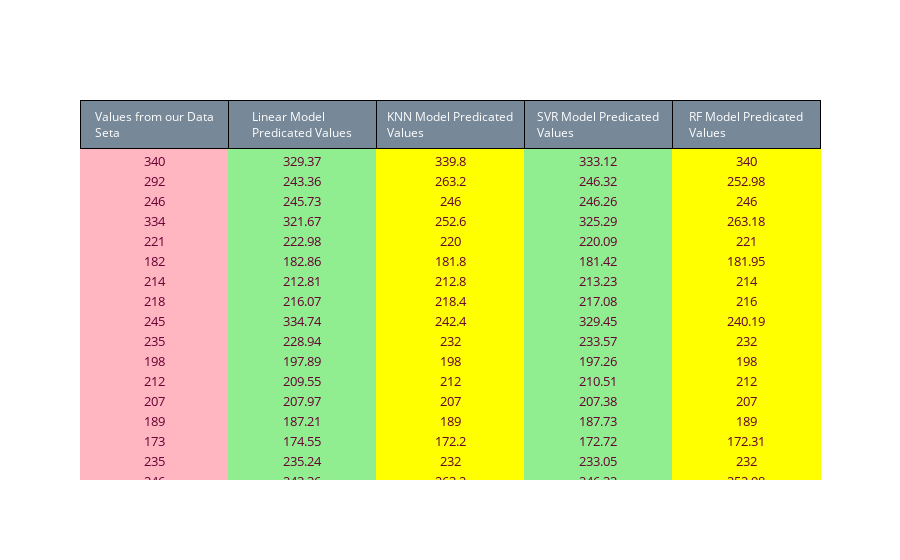

Source (notebook cell):
### Markdown cell above
Сводная таблица отличий предсказания всех моделей

### Code cell
import plotly.graph_objects as go
results = pd.concat([linear_regression_pred['Real_Value'],linear_regression_pred['Pred_Linear'], knn_pred['Pred_KNN'], svr_pred['Pred_SVR'], random_forest_pred['Pred_RF']], axis=1,sort=False)
colors = ['lightpink', 'lightgreen', 'yellow', 'lightgreen', 'yellow']
fig = go.Figure(data=[go.Table(header=dict(values=['Values from our Data Seta', 'Linear Model Predicated Values','KNN Model Predicated Values','SVR Model Predicated Values','RF Model Predicated Values'], line_color='blacK', fill_color='LightSlateGray', align='center',font=dict(color='white', size=12)),
cells=dict( values=[results['Real_Value'],results['Pred_Linear'], results['Pred_KNN'], results['Pred_SVR'], results['Pred_RF'],], line_color=colors, fill_color=colors, align='center', font=dict(color='#660033', size=13)))])
fig.show()

### Figure 1 — Plotly figure (JSON) as saved in the notebook; plotly's stock layout.template omitted (floating-point values rounded to 4 significant figures; data arrays with more than 128 entries replaced by an {"elided": "..."} marker saying what was removed)
{"data": [{"cells": {"align": "center", "fill": {"color": ["lightpink", "lightgreen", "yellow", "lightgreen", "yellow"]}, "font": {"color": "#660033", "size": 13}, "line": {"color": ["lightpink", "lightgreen", "yellow", "lightgreen", "yellow"]}, "values": {"elided": "5x200 float values"}}, "header": {"align": "center", "fill": {"color": "LightSlateGray"}, "font": {"color": "white", "size": 12}, "line": {"color": "blacK"}, "values": ["Values from our Data Seta", "Linear Model Predicated Values", "KNN Model Predicated Values", "SVR Model Predicated Values", "RF Model Predicated Values"]}, "type": "table"}], "layout": {}}
